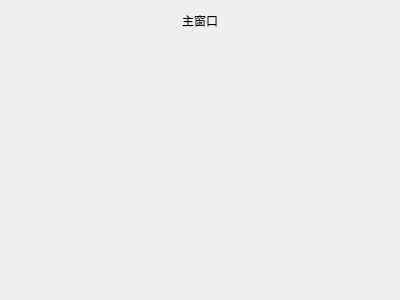
<?xml version="1.0" encoding="UTF-8"?>
<ui version="4.0">
 <class>MainWidget</class>
 <widget class="QWidget" name="MainWidget">
  <property name="geometry">
   <rect>
    <x>0</x>
    <y>0</y>
    <width>400</width>
    <height>300</height>
   </rect>
  </property>
  <property name="windowTitle">
   <string>Form</string>
  </property>
  <layout class="QHBoxLayout" name="horizontalLayout_2">
   <item>
    <layout class="QVBoxLayout" name="verticalLayout">
     <item>
      <layout class="QHBoxLayout" name="horizontalLayout">
       <item>
        <spacer name="horizontalSpacer">
         <property name="orientation">
          <enum>Qt::Horizontal</enum>
         </property>
         <property name="sizeHint" stdset="0">
          <size>
           <width>40</width>
           <height>20</height>
          </size>
         </property>
        </spacer>
       </item>
       <item>
        <widget class="QLabel" name="label">
         <property name="text">
          <string>主窗口</string>
         </property>
        </widget>
       </item>
       <item>
        <spacer name="horizontalSpacer_2">
         <property name="orientation">
          <enum>Qt::Horizontal</enum>
         </property>
         <property name="sizeHint" stdset="0">
          <size>
           <width>40</width>
           <height>20</height>
          </size>
         </property>
        </spacer>
       </item>
      </layout>
     </item>
     <item>
      <spacer name="verticalSpacer">
       <property name="orientation">
        <enum>Qt::Vertical</enum>
       </property>
       <property name="sizeHint" stdset="0">
        <size>
         <width>20</width>
         <height>40</height>
        </size>
       </property>
      </spacer>
     </item>
    </layout>
   </item>
  </layout>
 </widget>
 <resources/>
 <connections/>
</ui>
